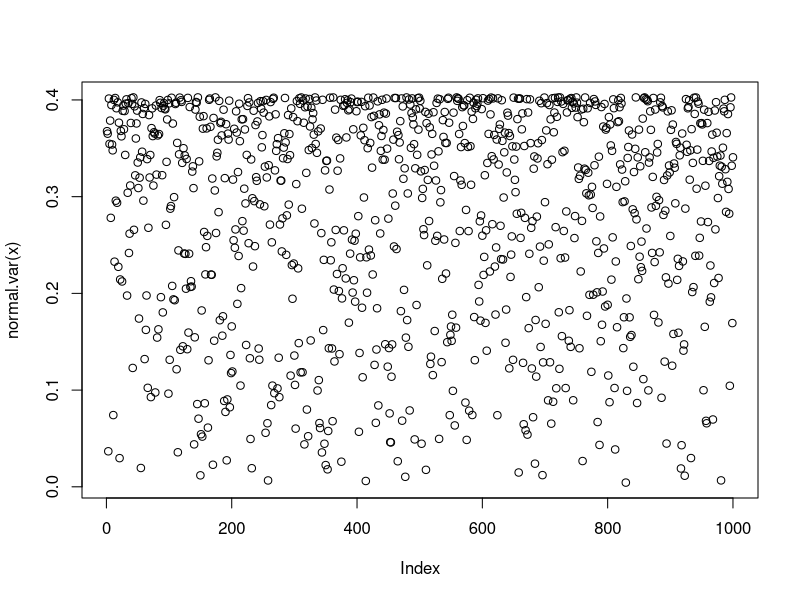
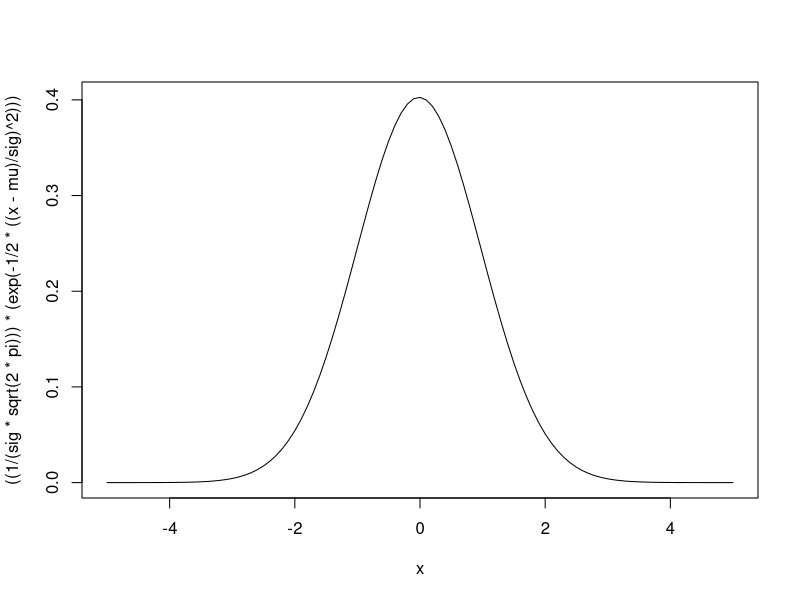
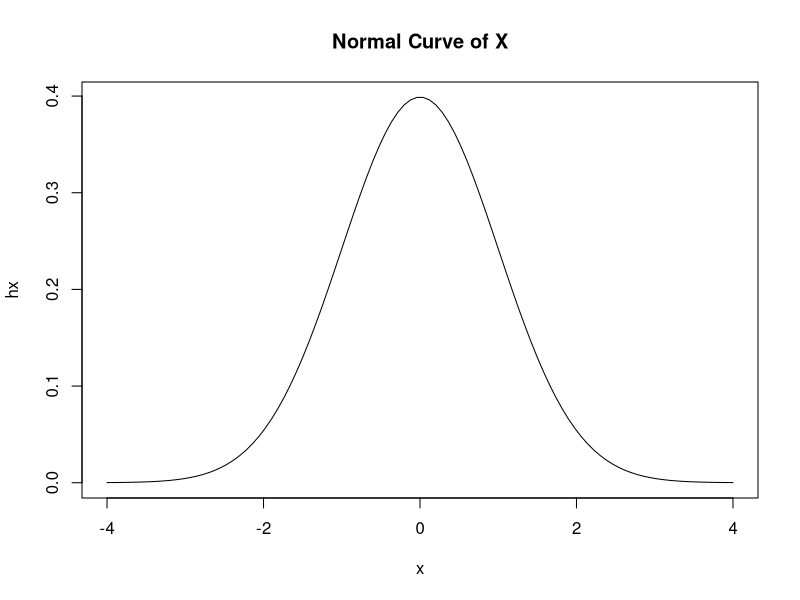
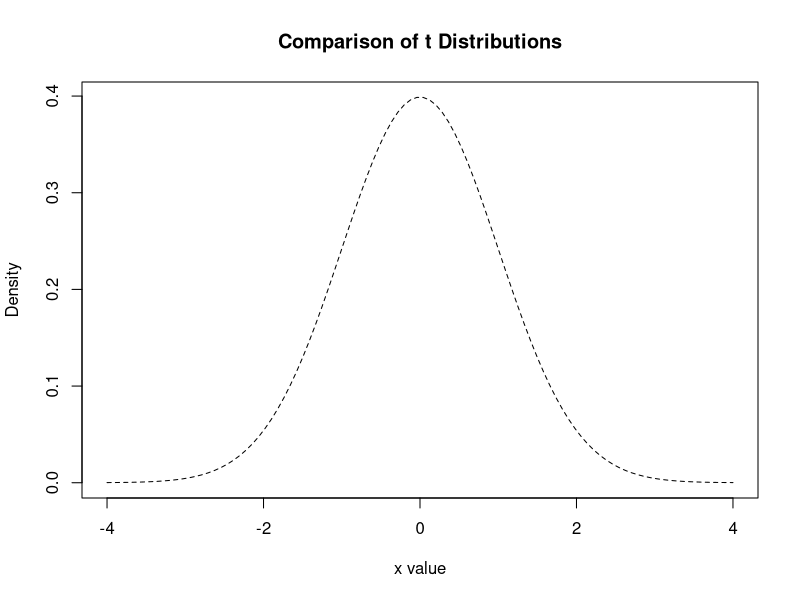
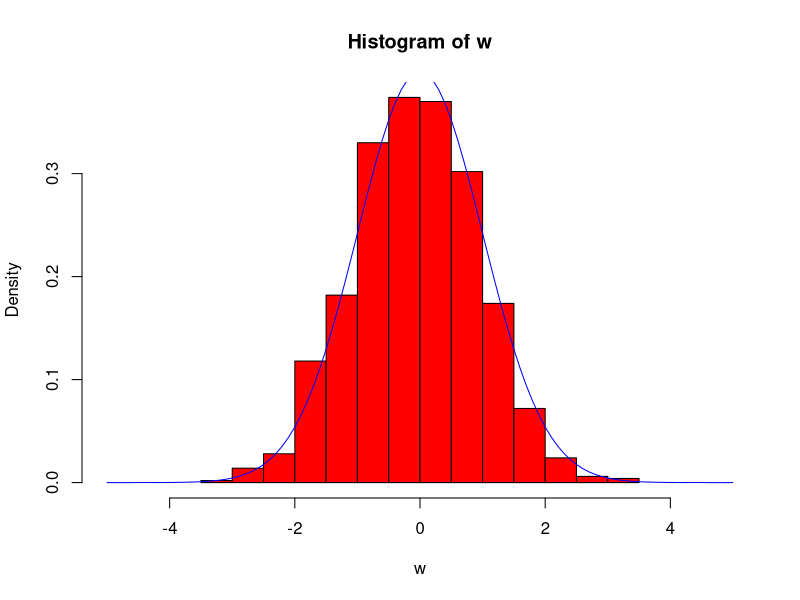

Generate these figures, in order, with R:
x<-rnorm(1000,  0,1)
#plot(x)
mu=mean(x)
sig=sd(x)
normal.var<-function(x)((1/(sig*sqrt(2*pi)))*(exp(-1/2*((x-mu)/sig)^2)))
normal.var(x)
plot(normal.var(x))
curve(((1/(sig*sqrt(2*pi)))*(exp(-1/2*((x-mu)/sig)^2))),-5,5)

#Normal Curve in R
x <- seq(-4, 4, length=100)
hx <- dnorm(x)
plot(x,hx, type="l", main="Normal Curve of X")
plot(x, hx, type="l", lty=2, xlab="x value",
     ylab="Density", main="Comparison of t Distributions")
#alternative Normal curve
w<-rnorm(1000) 
hist(w,col="red",freq=F,xlim=c(-5,5))
curve(dnorm,-5,5,add=T,col="blue")